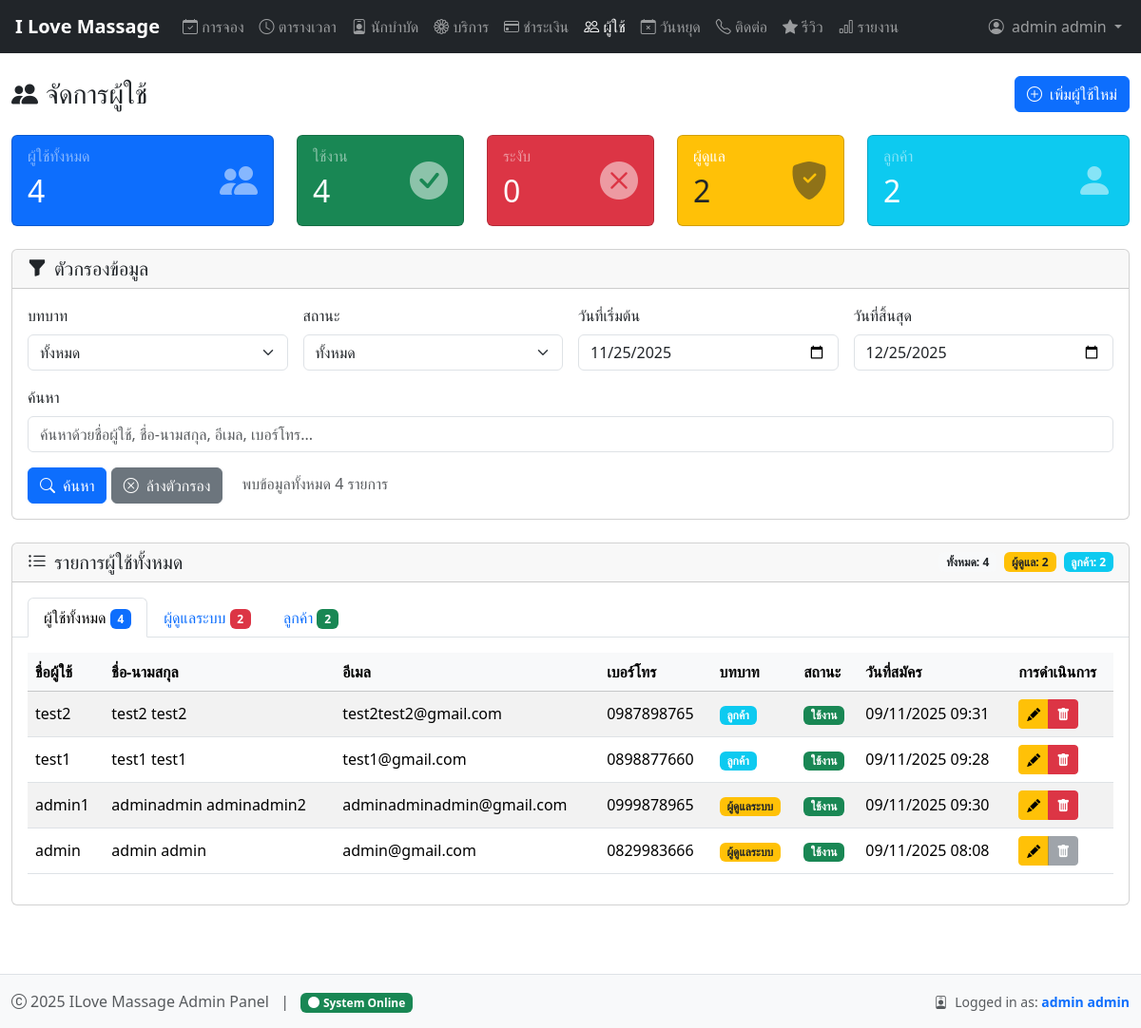
/admin/manage_users.php (signed in), run on the app's committed database.
### tables this page shows
CREATE TABLE `users` (
  `user_id` int(11) NOT NULL,
  `username` varchar(50) NOT NULL,
  `email` varchar(100) NOT NULL,
  `password_hash` varchar(255) NOT NULL,
  `full_name` varchar(100) NOT NULL,
  `phone` varchar(20) NOT NULL,
  `role` enum('customer','admin') DEFAULT 'customer',
  `created_at` timestamp NOT NULL DEFAULT current_timestamp(),
  `updated_at` timestamp NOT NULL DEFAULT current_timestamp() ON UPDATE current_timestamp(),
  `is_active` tinyint(1) DEFAULT 1
);

### admin/includes/db_helper.php (called while the page is built, shortened)
<?php
class DatabaseHelper {
    private $conn;
    public function __construct($connection) {
        $this->conn = $connection;
    }
    public function execute($sql, $params = [], $types = '') {
        $stmt = $this->conn->prepare($sql);
        $result = $stmt->execute();
        return $stmt;
    }
    public function fetchAll($sql, $params = [], $types = '') {
        $stmt = $this->execute($sql, $params, $types);
        $result = $stmt->get_result();
        $rows = [];
        while ($row = $result->fetch_assoc()) {
            $rows[] = $row;
        }
        return $rows;
    }
}
?>

### admin/manage_users.php (the view, shortened to what this page needs)
<?php
require_once '../config/database.php';
require_once 'includes/db_helper.php';
$db = new DatabaseHelper($conn);
$filter_search = isset($_GET['search']) ? $_GET['search'] : '';
$filter_date_from = isset($_GET['date_from']) ? $_GET['date_from'] : '';
$filter_date_to = isset($_GET['date_to']) ? $_GET['date_to'] : '';
$params = [];
$types = '';
$where_clause = '';
$customers = [];
$admins = [];
$all_users = [];
$sql = "SELECT * FROM users $where_clause ORDER BY role, created_at DESC";
try {
    $all_users = $db->fetchAll($sql, $params, $types);
    foreach ($all_users as $row) {
        if ($row['role'] == 'admin') {
            $admins[] = $row;
        } else {
            $customers[] = $row;
        }
    }
} catch (Exception $e) {
    logError('Error fetching users: ' . $e->getMessage());
    $error = 'เกิดข้อผิดพลาดในการโหลดข้อมูล';
    $all_users = [];
}
$total_users = count($all_users);
$total_admins = count($admins);
$total_customers = count($customers);
$total_active = 0;
$total_inactive = 0;
foreach ($all_users as $user) {
    if ($user['is_active']) {
        $total_active++;
    } else {
        $total_inactive++;
    }
}
?>
<!DOCTYPE html>
<html lang="th">
<head>
    <?php include '../templates/admin-head.php'; ?>
</head>
<body>
    <?php include '../templates/navbar-admin.php'; ?>
    <div class="container-fluid py-4">
        <div class="d-flex justify-content-between align-items-center mb-4">
            <h1 class="h3 mb-0"><i class="bi bi-people-fill me-2"></i>จัดการผู้ใช้</h1>
            <button class="btn btn-primary" data-bs-toggle="modal" data-bs-target="#addUserModal">
                <i class="bi bi-plus-circle me-2"></i>เพิ่มผู้ใช้ใหม่
            </button>
        </div>
        <div class="row g-4 mb-4">
            <div class="col-12 col-sm-6 col-lg-3">
                <div class="card text-white bg-primary">
                    <div class="card-body">
                        <div class="d-flex justify-content-between align-items-center">
                            <div>
                                <h6 class="card-subtitle mb-2 text-white-50">ผู้ใช้ทั้งหมด</h6>
                                <h2 class="card-title mb-0"><?= $total_users ?></h2>
                            </div>
                            <div class="fs-1 opacity-50">
                                <i class="bi bi-people-fill"></i>
                            </div>
                        </div>
                    </div>
                </div>
            </div>
            <div class="col-12 col-sm-6 col-lg-2">
                <div class="card text-white bg-success">
                    <div class="card-body">
                        <div class="d-flex justify-content-between align-items-center">
                            <div>
                                <h6 class="card-subtitle mb-2 text-white-50">ใช้งาน</h6>
                                <h2 class="card-title mb-0"><?= $total_active ?></h2>
                            </div>
                            <div class="fs-1 opacity-50">
                                <i class="bi bi-check-circle-fill"></i>
                            </div>
                        </div>
                    </div>
                </div>
            </div>
            <div class="col-12 col-sm-6 col-lg-2">
                <div class="card text-white bg-danger">
                    <div class="card-body">
                        <div class="d-flex justify-content-between align-items-center">
                            <div>
                                <h6 class="card-subtitle mb-2 text-white-50">ระงับ</h6>
                                <h2 class="card-title mb-0"><?= $total_inactive ?></h2>
                            </div>
                            <div class="fs-1 opacity-50">
                                <i class="bi bi-x-circle-fill"></i>
                            </div>
                        </div>
                    </div>
                </div>
            </div>
            <div class="col-12 col-sm-6 col-lg-2">
                <div class="card text-white bg-warning">
                    <div class="card-body">
                        <div class="d-flex justify-content-between align-items-center">
                            <div>
                                <h6 class="card-subtitle mb-2 text-dark-50">ผู้ดูแล</h6>
                                <h2 class="card-title mb-0 text-dark"><?= $total_admins ?></h2>
                            </div>
                            <div class="fs-1 opacity-50 text-dark">
                                <i class="bi bi-shield-fill-check"></i>
                            </div>
                        </div>
                    </div>
                </div>
            </div>
            <div class="col-12 col-sm-6 col-lg-3">
                <div class="card text-white bg-info">
                    <div class="card-body">
                        <div class="d-flex justify-content-between align-items-center">
                            <div>
                                <h6 class="card-subtitle mb-2 text-white-50">ลูกค้า</h6>
                                <h2 class="card-title mb-0"><?= $total_customers ?></h2>
                            </div>
                            <div class="fs-1 opacity-50">
                                <i class="bi bi-person-fill"></i>
                            </div>
                        </div>
                    </div>
                </div>
            </div>
        </div>
        <div class="card mb-4">
            <div class="card-header">
                <h5 class="mb-0"><i class="bi bi-funnel-fill me-2"></i>ตัวกรองข้อมูล</h5>
            </div>
            <div class="card-body">
                <form method="GET" class="row g-3">
                    <div class="col-md-3">
                        <label for="role" class="form-label">บทบาท</label>
                        <select name="role" id="role" class="form-select">
                            <option value="">ทั้งหมด</option>
                        </select>
                    </div>
                    <div class="col-md-3">
                        <label for="status" class="form-label">สถานะ</label>
                        <select name="status" id="status" class="form-select">
                            <option value="">ทั้งหมด</option>
                        </select>
                    </div>
                    <div class="col-md-3">
                        <label for="date_from" class="form-label">วันที่เริ่มต้น</label>
                        <input type="date" name="date_from" id="date_from" class="form-control" value="<?= $filter_date_from ?>">
                    </div>
                    <div class="col-md-3">
                        <label for="date_to" class="form-label">วันที่สิ้นสุด</label>
                        <input type="date" name="date_to" id="date_to" class="form-control" value="<?= $filter_date_to ?>">
                    </div>
                    <div class="col-12">
                        <label for="search" class="form-label">ค้นหา</label>
                        <input type="text" name="search" id="search" class="form-control"
                            placeholder="ค้นหาด้วยชื่อผู้ใช้, ชื่อ-นามสกุล, อีเมล, เบอร์โทร..." value="<?= $filter_search ?>">
                    </div>
                    <div class="col-12">
                        <button type="submit" class="btn btn-primary">
                            <i class="bi bi-search me-2"></i>ค้นหา
                        </button>
                        <a href="<?= $_SERVER['PHP_SELF'] ?>" class="btn btn-secondary">
                            <i class="bi bi-x-circle me-2"></i>ล้างตัวกรอง
                        </a>
                        <span class="text-muted ms-3">
                            พบข้อมูลทั้งหมด <?= $total_users ?> รายการ
                        </span>
                    </div>
                </form>
            </div>
        </div>
        <div class="card">
            <div class="card-header d-flex justify-content-between align-items-center">
                <h5 class="mb-0">
                    <i class="bi bi-list-ul me-2"></i>รายการผู้ใช้ทั้งหมด
                </h5>
                <div class="d-flex flex-wrap gap-2">
                    <span class="badge bg-light text-dark">ทั้งหมด: <?= $total_users ?></span>
                    <span class="badge bg-warning text-dark">ผู้ดูแล: <?= $total_admins ?></span>
                    <span class="badge bg-info">ลูกค้า: <?= $total_customers ?></span>
                </div>
            </div>
            <div class="card-body p-0">
                        <ul class="nav nav-tabs px-3 pt-3" id="userTabs" role="tablist">
                            <li class="nav-item" role="presentation">
                                <button class="nav-link active" id="all-tab" data-bs-toggle="tab" data-bs-target="#all"
                                    type="button" role="tab">
                                    ผู้ใช้ทั้งหมด
                                    <span class="badge bg-primary"><?= $total_users ?></span>
                                </button>
                            </li>
                            <li class="nav-item" role="presentation">
                                <button class="nav-link" id="admins-tab" data-bs-toggle="tab" data-bs-target="#admins"
                                    type="button" role="tab">
                                    ผู้ดูแลระบบ
                                    <span class="badge bg-danger"><?= $total_admins ?></span>
                                </button>
                            </li>
                            <li class="nav-item" role="presentation">
                                <button class="nav-link" id="customers-tab" data-bs-toggle="tab"
                                    data-bs-target="#customers" type="button" role="tab">
                                    ลูกค้า
                                    <span class="badge bg-success"><?= $total_customers ?></span>
                                </button>
                            </li>
                        </ul>
                        <div class="tab-content p-3">
                            <div class="tab-pane fade show active" id="all" role="tabpanel">
                                <?php if (count($all_users) > 0): ?>
                                    <div class="table-responsive">
                                        <table class="table table-hover table-striped align-middle">
                                            <thead class="table-light">
                                                <tr>
                                                    <th>ชื่อผู้ใช้</th>
                                                    <th>ชื่อ-นามสกุล</th>
                                                    <th>อีเมล</th>
                                                    <th>เบอร์โทร</th>
                                                    <th>บทบาท</th>
                                                    <th>สถานะ</th>
                                                    <th>วันที่สมัคร</th>
                                                    <th>การดำเนินการ</th>
                                                </tr>
                                            </thead>
                                            <tbody>
                                                <?php foreach ($all_users as $user): ?>
                                                    <tr>
                                                        <td><?= htmlspecialchars($user['username']) ?></td>
                                                        <td><?= htmlspecialchars($user['full_name']) ?></td>
                                                        <td><?= htmlspecialchars($user['email']) ?></td>
                                                        <td><?= htmlspecialchars($user['phone']) ?></td>
                                                        <td>
                                                            <span class="badge <?= $user['role'] == 'admin' ? 'bg-warning text-dark' : 'bg-info' ?>">
                                                                <?= $user['role'] == 'admin' ? 'ผู้ดูแลระบบ' : 'ลูกค้า' ?>
                                                            </span>
                                                        </td>
                                                        <td>
                                                            <span class="badge <?= $user['is_active'] ? 'bg-success' : 'bg-danger' ?>">
                                                                <?= $user['is_active'] ? 'ใช้งาน' : 'ระงับ' ?>
                                                            </span>
                                                        </td>
                                                        <td><?= date('d/m/Y H:i', strtotime($user['created_at'])) ?></td>
                                                        <td>
                                                            <div class="btn-group btn-group-sm" role="group">
                                                                <button class="btn btn-warning btn-sm" data-bs-toggle="modal"
                                                                    data-bs-target="#editModal<?= $user['user_id'] ?>">
                                                                    <i class="bi bi-pencil-fill"></i>
                                                                </button>
                                                                <?php if ($user['user_id'] != $_SESSION['user_id']): ?>
                                                                    <button class="btn btn-danger btn-sm" data-bs-toggle="modal"
                                                                        data-bs-target="#deleteModal<?= $user['user_id'] ?>">
                                                                        <i class="bi bi-trash-fill"></i>
                                                                    </button>
                                                                <?php else: ?>
                                                                    <button class="btn btn-secondary btn-sm" disabled>
                                                                        <i class="bi bi-trash-fill"></i>
                                                                    </button>
                                                                <?php endif; ?>
                                                            </div>
                                                        </td>
                                                    </tr>
                                                <?php endforeach; ?>
                                            </tbody>
                                        </table>
                                    </div>
                                <?php endif; ?>
                            </div>
                        </div>
                    </div>
                </div>
            </div>
    <?php include '../templates/footer-admin.php'; ?>
</body>
</html>

### admin/css/admin-simple.css (style rules this page uses)
.container-fluid { max-width: 1400px; }

### data on the page
users: username "test2", full_name "test2 test2", email "test2test2@gmail.com", phone "0987898765", role "ลูกค้า", is_active "ใช้งาน", created_at "09/11/2025 09:31"
users: username "test1", full_name "test1 test1", email "test1@gmail.com", phone "0898877660", role "ลูกค้า", is_active "ใช้งาน", created_at "09/11/2025 09:28"
users: username "admin1", full_name "adminadmin adminadmin2", email "adminadminadmin@gmail.com", phone "0999878965", role "ผู้ดูแลระบบ", is_active "ใช้งาน", created_at "09/11/2025 09:30"
users: username "admin", full_name "admin admin", email "admin@gmail.com", phone "0829983666", role "ผู้ดูแลระบบ", is_active "ใช้งาน", created_at "09/11/2025 08:08"

### other printed values
$_SESSION['full_name'] "admin admin"
$total_users "4"
$total_active "4"
$total_inactive "0"
$total_admins "2"
$total_customers "2"
